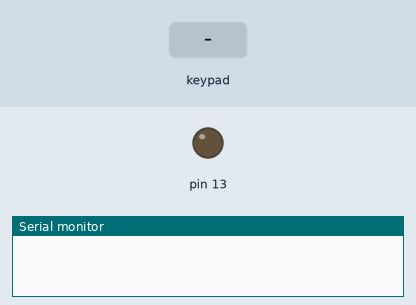
Recording of a sketch running on a simulated Arduino Uno, built with avr-gcc and run on an emulated ATmega328P. On the bench: output pins drawn as LEDs (lit = HIGH), the last lines printed to the serial monitor. The test bench sets the inputs (shaded band).

Above: at 1.2 s.
1.3 s: keypad keys 6 2 5 0 pressed 0.4 s apart
At 3.3 s:
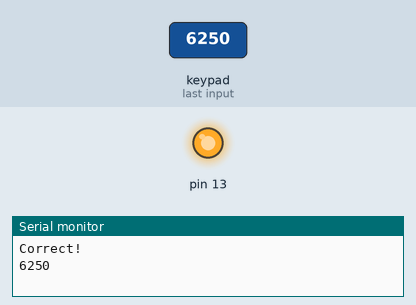
4.4 s: keypad keys 2 3 4 5 pressed 0.4 s apart
At 6.8 s:
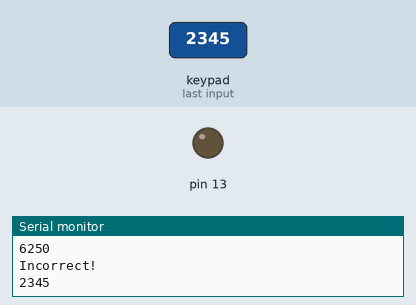
Timing chart, 0 to 8.3 s (numbered marks = the images above; inputs shaded):
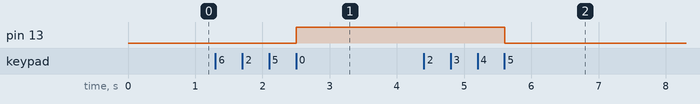

Measured:
- after the input at 1.3 s, pin 13: LOW → HIGH after 1.2 s
- after the input at 4.4 s, pin 13: HIGH → LOW after 1.2 s

The sketch:

first-test.ino
```cpp
#include "Keypad.h"

// Password: 6250

const byte ROWS = 4; // number of rows
const byte COLS = 4; // number of columns
char keys[ROWS][COLS] = {
{'1','2','3', 'A'},
{'4','5','6', 'B'},
{'7','8','9', 'C'},
{'#','0','*', 'D'}
};

byte rowPins[ROWS] = {2, 3, 4, 5};
byte colPins[COLS] = {6, 7, 8, 9};
Keypad keypad = Keypad(makeKeymap(keys), rowPins, colPins, ROWS, COLS);

const String password = "6250";
String attempt = "";

void setup()
{
	Serial.begin(9600);
	pinMode(13, OUTPUT);
}

void loop()
{
	char key = keypad.getKey();
	if (key != NO_KEY) {
		attempt += key;

		if (attempt.length() == 4) {
			if (attempt == password) {
				digitalWrite(13, HIGH);
				Serial.println("Correct!");
			} else
			{
				digitalWrite(13, LOW);
				Serial.println("Incorrect!");
			}

			Serial.println(attempt);
			attempt = "";
		}
	}
}
```
